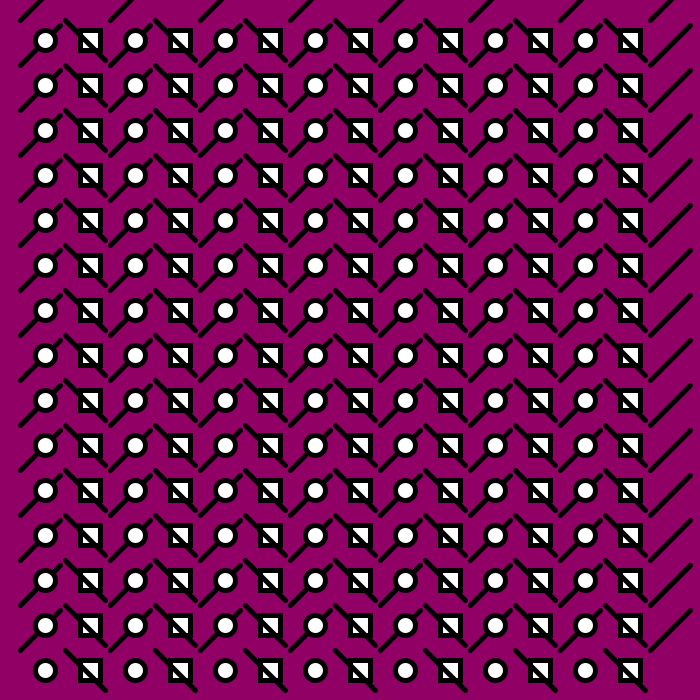
Frame 1 (no input)
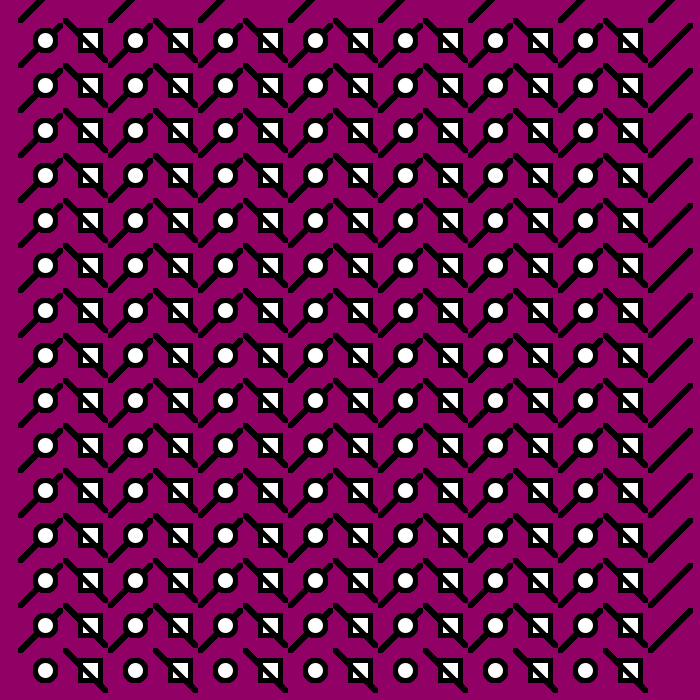
Frame 60 (the mouse pressed at the canvas centre just before this capture)
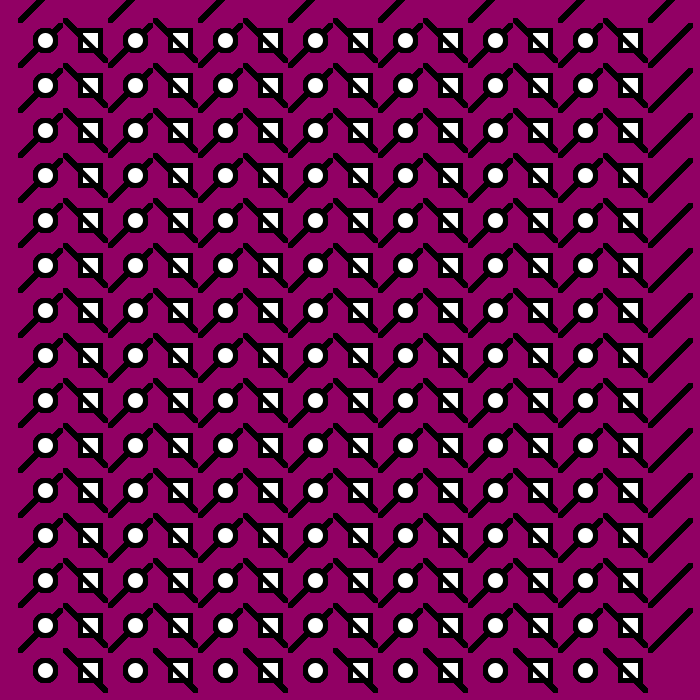
Frame 120 (the mouse held since frame 60 and released just before this capture)

The Processing sketch that drew these frames (run headless with seeded random() and noise(); from frame 60 on, the mouse is pressed at the canvas centre):

// Processing sketch: UTSGK04_Muhamad_Saiful_Arif_1903015008
// ── UTSGK04_Muhamad_Saiful_Arif_1903015008.pde
//Muhamad Saiful Arif(1903015008)

void setup(){
  size (700,700);
  background(145,0,100);
}
void draw(){
  for(int x = 20; x <= 690; x += 45)
  for(int y = 20; y <= 690; y += 45){
    if((x % 10) == 0){
      strokeWeight(5);
      rect(x+60, y+10, 20, 20);
      line(x+40, y-40, x, y);      
    }else {
      strokeWeight(5);
      line(x, y, x+40, y+40);
      ellipse(x-20, y+20, 20, 20);
    }
  }
}
